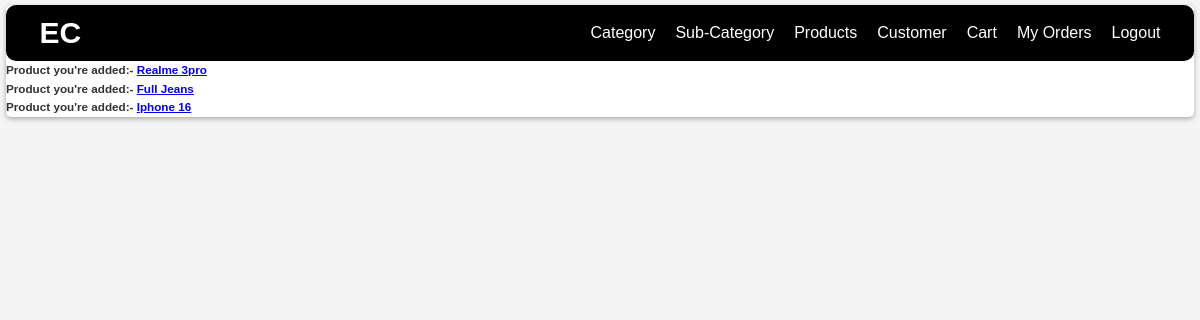
The page /carts/ (signed in) on the database its author committed.
### base/models.py (models this page shows, shortened)
class Cart(models.Model):
    customer = models.ForeignKey(Customer, on_delete=models.CASCADE)
    product= models.ForeignKey(Product, on_delete=models.CASCADE)
    quantity = models.CharField(max_length=10, null=True, blank=True)
    created_at = models.DateTimeField(auto_now_add=True)
    updated_at = models.DateTimeField(auto_now=True)
    deleted_at = models.DateTimeField(null=True, blank=True)

class Product(models.Model):
    STATUS_CHOICES = [
        ('In-Stock', 'In-Stock'),
        ('Out-of-Stock', 'Out-of-Stock'),
    ]
    category = models.ForeignKey(SubCategory, on_delete=models.CASCADE)
    product_id = models.CharField(max_length=10, unique=True, editable=False)
    name = models.CharField(max_length=30)
    product_image = models.ImageField(null=True, blank=True)
    price = models.FloatField()
    description = models.TextField(null=True)
    quantity = models.CharField(max_length=10, null=True, blank=True)
    stock = models.CharField(max_length=20, choices=STATUS_CHOICES, default="In-Stock")
    created_at = models.DateTimeField(auto_now_add=True)
    updated_at = models.DateTimeField(auto_now=True)
    deleted_at = models.DateTimeField(null=True, blank=True)

### base/views.py (the view)
# urls.py: path("carts/", views.cartsView, name="carts"),
@login_required(login_url="login")
def cartsView(request):
    page = "all_carts"
    user = request.user
    customer = Customer.objects.get(user=user)
    carts = Cart.objects.filter(customer=customer, deleted_at=None)
    context = {"carts":carts, "page":page}
    return render(request, "base/cart/cart.html", context)

### base/templates/base/cart/cart.html (shortened to what this page needs)
{% extends "main.html" %}
{% block content %}
{% if page == "all_carts" %}
<div>
    {% for cart in carts %}
        <h3>Product you're added:- <a href="{% url "cart-view" cart.id %}">{{cart.product.name}}</a></h3>
    {% endfor %}
</div>
{% endif %}
{% endblock content %}

### static/styles/main.css (style rules this page uses)
*, *::after, *::before { box-sizing: border-box; padding: 0; margin: 0; }
html { font-size: 62.5%; }
body { font-family: 'Poppins', sans-serif; line-height: 1.6; background-color: #f4f4f4; color: #333; }

### rows shown on the page
Cart: product.name "Realme 3pro"
Cart: product.name "Full Jeans"
Cart: product.name "Iphone 16"
